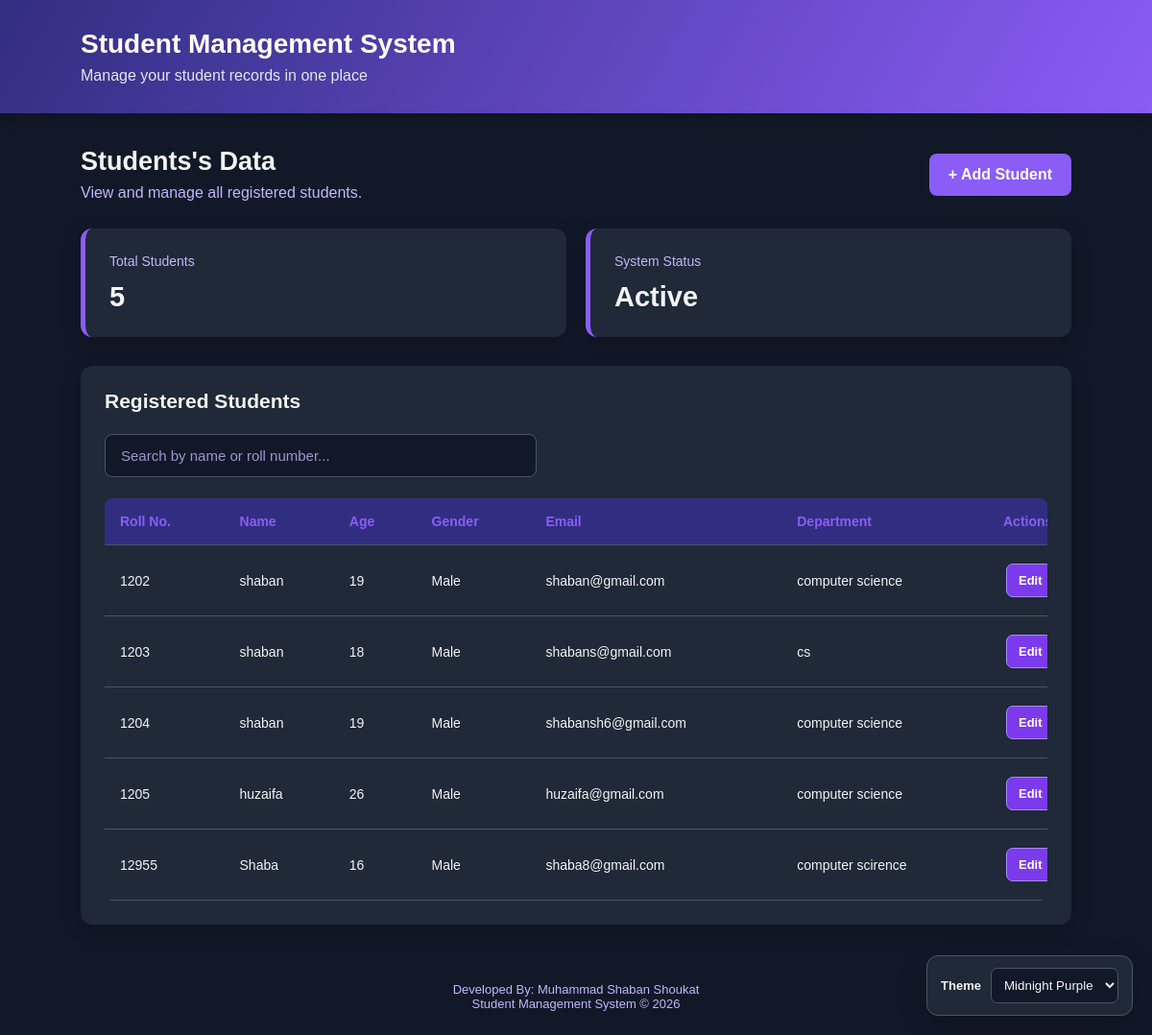
The page /students/ on the database its author committed.
### student/models.py (models this page shows)
class Student(models.Model):
    name = models.CharField(max_length=255)
    age = models.IntegerField()
    roll_no = models.IntegerField(unique=True)
    gender = models.CharField(max_length=1,choices=[('M','Male'),('F','Female'),('O','Other')])
    email = models.EmailField()
    department = models.CharField(max_length=255)
    created_at = models.DateTimeField(auto_now_add=True)

### student/views.py (the view)
# urls.py: path('students/', student_list, name='student_list'),
def student_list(request):
    students = Student.objects.all().order_by('id')
    return render(
        request,
        'student/student_list.html',
        {'students': students}
    )

### student/templates/student/student_list.html (shortened to what this page needs)
<!DOCTYPE html>
<html lang="en">
<head>
    {% load static %}
    <link rel="stylesheet" href="{% static 'css/style.css' %}">
</head>
<body>
    {% include 'student/theme_switcher.html' %}
    <header class="topbar">
        <h1>Student Management System</h1>
        <p>Manage your student records in one place</p>
    </header>
    <main class="container">
        <section class="welcome">
            <div>
                <h2>Students's Data</h2>
                <p>View and manage all registered students.</p>
            </div>
            <a href="{% url 'home' %}" class="add-btn">
                + Add Student
            </a>
        </section>
        <section class="stats">
            <div class="stat-card">
                <span>Total Students</span>
                <h2>{{ students|length }}</h2>
            </div>
            <div class="stat-card">
                <span>System Status</span>
                <h2 class="active">Active</h2>
            </div>
        </section>
        <section class="table-card">
            <h3>Registered Students</h3>
            <input
                type="text"
                id="searchInput"
                class="search-input"
                placeholder="Search by name or roll number..."
                aria-label="Search students"
            >
            <div class="table-wrapper">
                <table>
                    <thead>
                        <tr>
                            <th>Roll No.</th>
                            <th>Name</th>
                            <th>Age</th>
                            <th>Gender</th>
                            <th>Email</th>
                            <th>Department</th>
                            <th class="actions-heading">Actions</th>
                        </tr>
                    </thead>
                    <tbody id="studentTable">
                        {% for student in students %}
                        <tr
                            class="student-row"
                            data-name="{{ student.name|lower }}"
                            data-roll="{{ student.roll_no }}"
                        >
                            <td>{{ student.roll_no }}</td>
                            <td>{{ student.name }}</td>
                            <td>{{ student.age }}</td>
                            <td>{{ student.get_gender_display }}</td>
                            <td>{{ student.email }}</td>
                            <td>{{ student.department }}</td>
                            <td class="actions">
                                <a
                                    href="{% url 'edit_student' student.pk %}"
                                    class="edit-btn"
                                >
                                    Edit
                                </a>
                            </td>
                        </tr>
                        {% empty %}
                        <tr class="empty-row">
                            <td colspan="7" class="empty">
                                No students registered yet.
                            </td>
                        </tr>
                        {% endfor %}
                    </tbody>
                </table>
            </div>
        </section>
    </main>
    <footer>
        Developed By: Muhammad Shaban Shoukat
        <br>
        Student Management System &copy; 2026
    </footer>
</body>
</html>

### student/templates/student/theme_switcher.html (shortened to what this page needs)
<div class="theme-panel">
    <label for="themeSelect">Theme</label>
    <select id="themeSelect">
        <option value="midnight-purple">Midnight Purple</option>
    </select>
</div>

### rows shown on the page
Student: roll_no "1202", name "shaban", age "19", gender "Male", email "shaban@gmail.com", department "computer science"
Student: roll_no "1203", name "shaban", age "18", gender "Male", email "shabans@gmail.com", department "cs"
Student: roll_no "1204", name "shaban", age "19", gender "Male", email "shabansh6@gmail.com", department "computer science"
Student: roll_no "1205", name "huzaifa", age "26", gender "Male", email "huzaifa@gmail.com", department "computer science"
Student: roll_no "12955", name "Shaba", age "16", gender "Male", email "shaba8@gmail.com", department "computer scirence"

### other values the page prints
{{ students|length }} "5"
